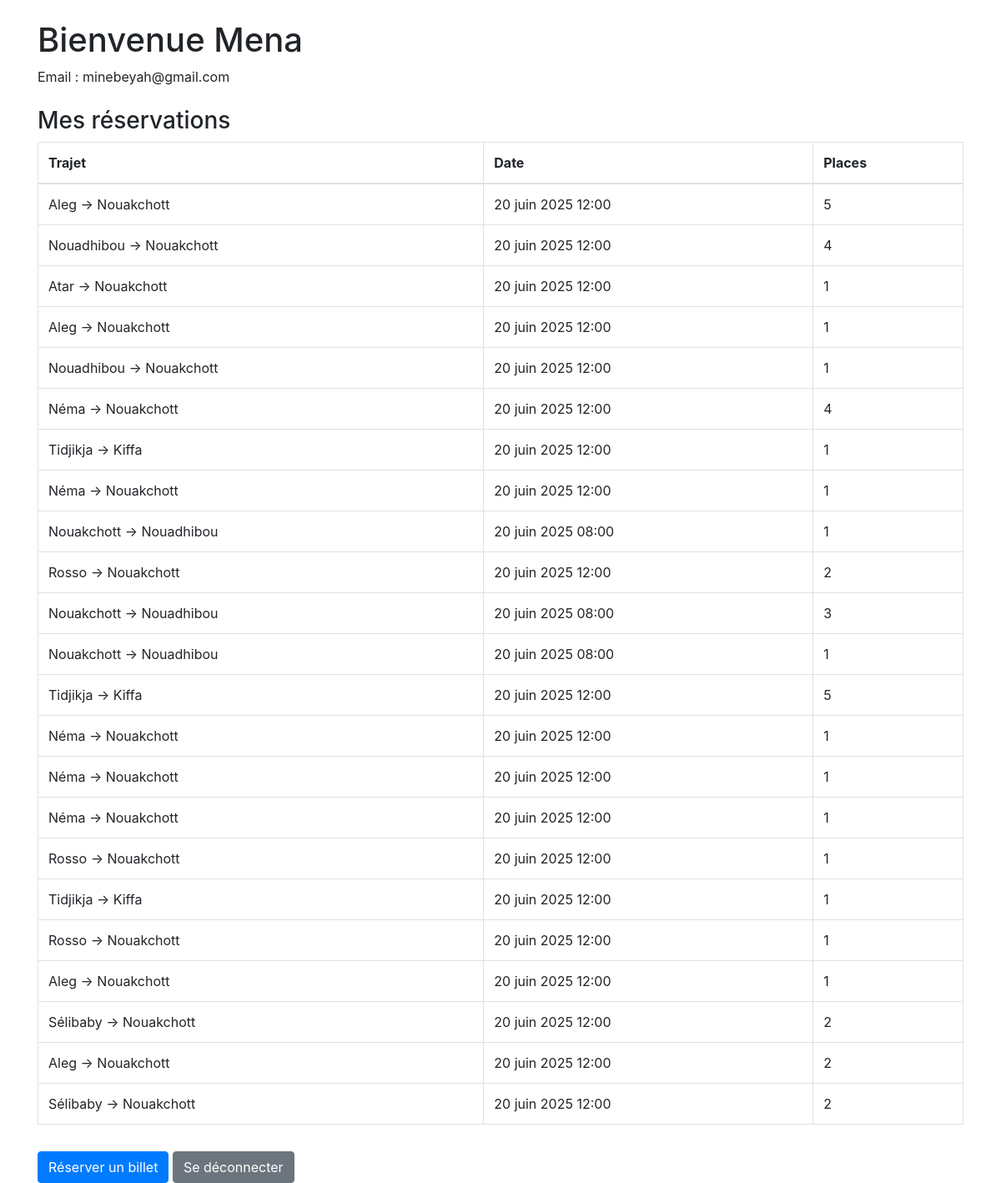
Screenshot of /mon-compte/ (signed in) with the database file from the repository.
### reservation/models.py (models this page shows, shortened)
class Reservation(models.Model):
    utilisateur = models.ForeignKey(User, on_delete=models.CASCADE, null=True, blank=True)
    nom_client = models.CharField(max_length=100)
    email = models.EmailField()
    trajet = models.ForeignKey(Trajet, on_delete=models.CASCADE)
    nombre_places = models.PositiveIntegerField()
    paiement_effectué = models.BooleanField(default=False)

class Trajet(models.Model):
    depart = models.ForeignKey(Ville, related_name='depart', on_delete=models.CASCADE)
    arrivee = models.ForeignKey(Ville, related_name='arrivee', on_delete=models.CASCADE)
    date_depart = models.DateTimeField()
    prix = models.DecimalField(max_digits=6, decimal_places=2)
    places_disponibles = models.PositiveIntegerField(default=50)  # ex: 50 places max

class Ville(models.Model):
    nom = models.CharField(max_length=100)
    def __str__(self):
        return self.nom

### reservation/views.py (the view)
# urls.py: path('mon-compte/', views.mon_compte, name='mon_compte'),
@login_required
def mon_compte(request):
    reservations = Reservation.objects.filter(utilisateur=request.user)
    return render(request, 'reservation/mon_compte.html', {'reservations': reservations})

### reservation/templates/reservation/mon_compte.html (shortened to what this page needs)
<!DOCTYPE html>
<html>
<head>
    <link rel="stylesheet" href="https://cdn.jsdelivr.net/npm/bootstrap@4.5.3/dist/css/bootstrap.min.css">
</head>
<body class="container mt-4">
    <h1>Bienvenue {{ user.username }}</h1>
    <p>Email : {{ user.email }}</p>
    <h3 class="mt-4">Mes réservations</h3>
    {% if reservations %}
        <table class="table table-bordered">
            <thead>
                <tr>
                    <th>Trajet</th>
                    <th>Date</th>
                    <th>Places</th>
                </tr>
            </thead>
            <tbody>
                {% for r in reservations %}
                <tr>
                    <td>{{ r.trajet.depart }} → {{ r.trajet.arrivee }}</td>
                    <td>{{ r.trajet.date_depart }}</td>
                    <td>{{ r.nombre_places }}</td>
                </tr>
                {% endfor %}
            </tbody>
        </table>
    {% else %}
        <p>Aucune réservation pour le moment.</p>
    {% endif %}
    <a href="{% url 'liste_trajets' %}" class="btn btn-primary mt-3">Réserver un billet</a>
    <a href="{% url 'logout' %}" class="btn btn-secondary mt-3">Se déconnecter</a>
</body>
</html>

### rows the page displays
Reservation: trajet.depart "Aleg", trajet.arrivee "Nouakchott", trajet.date_depart "20 juin 2025 12:00", nombre_places "5"
Reservation: trajet.depart "Nouadhibou", trajet.arrivee "Nouakchott", trajet.date_depart "20 juin 2025 12:00", nombre_places "4"
Reservation: trajet.depart "Atar", trajet.arrivee "Nouakchott", trajet.date_depart "20 juin 2025 12:00", nombre_places "1"
Reservation: trajet.depart "Aleg", trajet.arrivee "Nouakchott", trajet.date_depart "20 juin 2025 12:00", nombre_places "1"
Reservation: trajet.depart "Nouadhibou", trajet.arrivee "Nouakchott", trajet.date_depart "20 juin 2025 12:00", nombre_places "1"
Reservation: trajet.depart "Néma", trajet.arrivee "Nouakchott", trajet.date_depart "20 juin 2025 12:00", nombre_places "4"
Reservation: trajet.depart "Tidjikja", trajet.arrivee "Kiffa", trajet.date_depart "20 juin 2025 12:00", nombre_places "1"
Reservation: trajet.depart "Néma", trajet.arrivee "Nouakchott", trajet.date_depart "20 juin 2025 12:00", nombre_places "1"
Reservation: trajet.depart "Nouakchott", trajet.arrivee "Nouadhibou", trajet.date_depart "20 juin 2025 08:00", nombre_places "1"
Reservation: trajet.depart "Rosso", trajet.arrivee "Nouakchott", trajet.date_depart "20 juin 2025 12:00", nombre_places "2"
Reservation: trajet.depart "Nouakchott", trajet.arrivee "Nouadhibou", trajet.date_depart "20 juin 2025 08:00", nombre_places "3"
Reservation: trajet.depart "Nouakchott", trajet.arrivee "Nouadhibou", trajet.date_depart "20 juin 2025 08:00", nombre_places "1"
Reservation: trajet.depart "Tidjikja", trajet.arrivee "Kiffa", trajet.date_depart "20 juin 2025 12:00", nombre_places "5"
Reservation: trajet.depart "Néma", trajet.arrivee "Nouakchott", trajet.date_depart "20 juin 2025 12:00", nombre_places "1"
Reservation: trajet.depart "Néma", trajet.arrivee "Nouakchott", trajet.date_depart "20 juin 2025 12:00", nombre_places "1"
Reservation: trajet.depart "Néma", trajet.arrivee "Nouakchott", trajet.date_depart "20 juin 2025 12:00", nombre_places "1"
Reservation: trajet.depart "Rosso", trajet.arrivee "Nouakchott", trajet.date_depart "20 juin 2025 12:00", nombre_places "1"
Reservation: trajet.depart "Tidjikja", trajet.arrivee "Kiffa", trajet.date_depart "20 juin 2025 12:00", nombre_places "1"
Reservation: trajet.depart "Rosso", trajet.arrivee "Nouakchott", trajet.date_depart "20 juin 2025 12:00", nombre_places "1"
Reservation: trajet.depart "Aleg", trajet.arrivee "Nouakchott", trajet.date_depart "20 juin 2025 12:00", nombre_places "1"
Reservation: trajet.depart "Sélibaby", trajet.arrivee "Nouakchott", trajet.date_depart "20 juin 2025 12:00", nombre_places "2"
Reservation: trajet.depart "Aleg", trajet.arrivee "Nouakchott", trajet.date_depart "20 juin 2025 12:00", nombre_places "2"
Reservation: trajet.depart "Sélibaby", trajet.arrivee "Nouakchott", trajet.date_depart "20 juin 2025 12:00", nombre_places "2"

### other values shown
{{ user.username }} "Mena"
{{ user.email }} "minebeyah@gmail.com"
